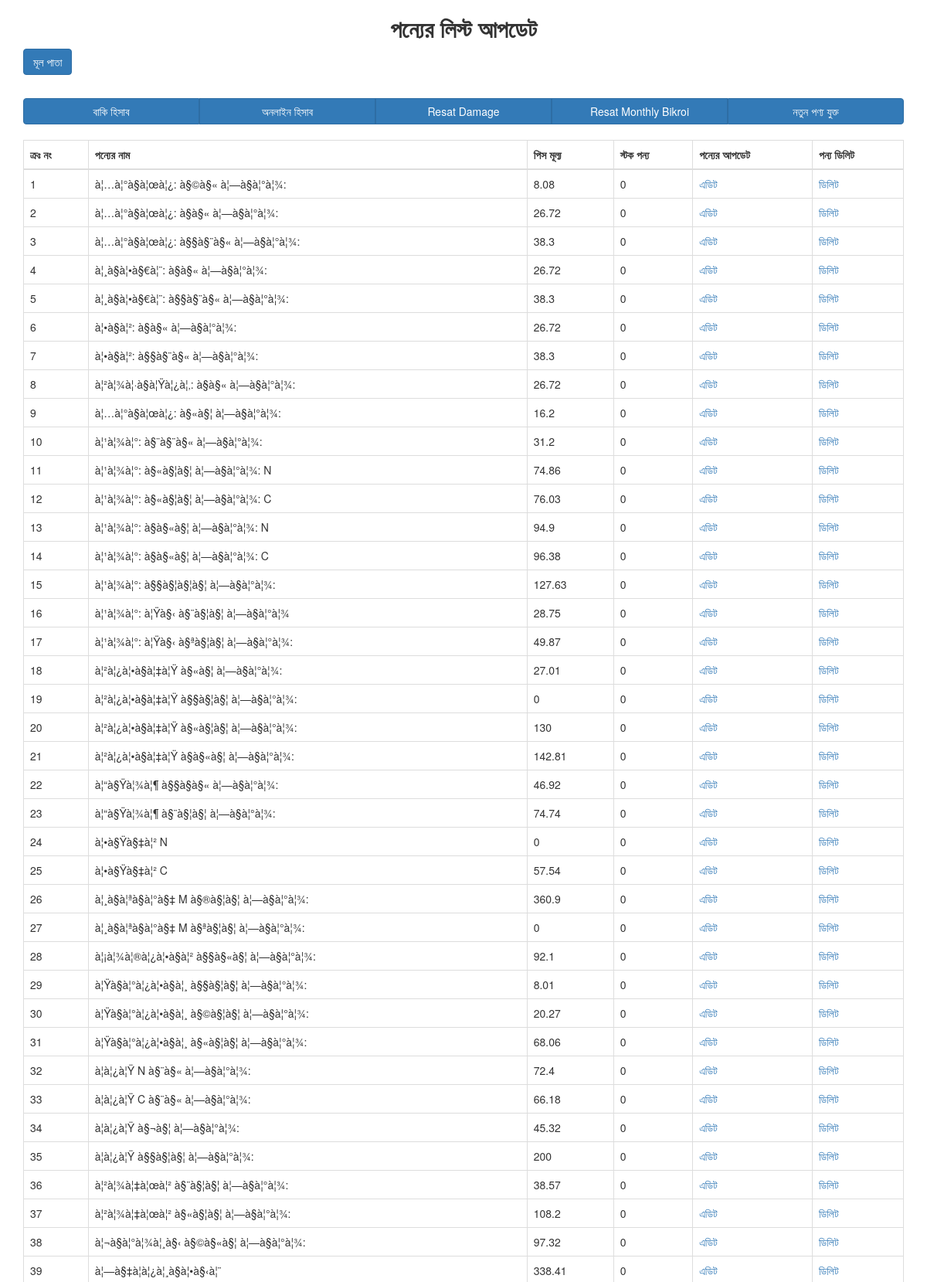
The page /ripon3/ProductListUpdate.php (upper part) on the database its author committed.
### tables this page shows
CREATE TABLE IF NOT EXISTS `product` (
  `id` int(8) unsigned NOT NULL AUTO_INCREMENT,
  `product_name` varchar(255) NOT NULL,
  `out` int(8) NOT NULL DEFAULT '0',
  `return` int(8) NOT NULL DEFAULT '0',
  `everyday_sell` int(10) NOT NULL DEFAULT '0',
  `damage_product` int(10) NOT NULL DEFAULT '0',
  `damage_total_product` int(10) NOT NULL DEFAULT '0',
  `damage_total_value` float NOT NULL DEFAULT '0',
  `unit_price` float NOT NULL DEFAULT '0',
  `current_stock` int(10) NOT NULL DEFAULT '0',
  `current_stock_value` float NOT NULL DEFAULT '0',
  `total_sell_number` int(10) NOT NULL DEFAULT '0',
  `total_sell_value` float NOT NULL DEFAULT '0',
  `company_name` varchar(255) NOT NULL,
  PRIMARY KEY (`id`)
);

### ripon3/ProductListUpdate.php (the view, shortened to what this page needs)
<!DOCTYPE html>
<html lang="en">
<head>
  <link rel="stylesheet" href="bootstrap.min.css">
</head>
<body>
<div class="container">
  <h2><b><center>পন্যের লিস্ট আপডেট</center> </b></h2>
  <p><a href="home.php" class="btn btn-primary">মূল পাতা</a></p>
				  <br>
				  <div class="btn-group btn-group-justified">
					<a href="due_collection.php" class="btn btn-primary">বাকি হিসাব</a>
					<a href="online.php" class="btn btn-primary">অনলাইন হিসাব</a>
					<a href="#" class="btn btn-primary">Resat Damage</a>
					<a href="#" class="btn btn-primary">Resat Monthly Bikroi</a>
					<a href="Addproductfrm.html" class="btn btn-primary">নতুন পণ্য যুক্ত</a>
				  </div>
  <table class="table table-bordered">
    <thead>
      <tr>
		<th>ক্রঃ নং</th>
        <th>পন্যের নাম</th>
        <th>পিস মূল্য</th>
        <th>স্টক পন্য</th>
		<th>পন্যের আপডেট</th>
		<th>পন্য ডিলিট</th>
      </tr>
    </thead>
    <tbody>
 <?php
$conn=mysqli_connect("localhost","root","","ripon3");
$sql = "SELECT id,product_name,unit_price,current_stock FROM product";
$ra=mysqli_query($conn,$sql);
if ($ra->num_rows > 0) {
	$i=1;
    while($row = $ra->fetch_assoc()) {
        echo "<tr>
		<td>".$i."</td>
		<td>".$row['product_name']."</td>
		<td>" .$row['unit_price']."</td>
		<td>" .$row['current_stock']. "</td>";
	  ?>
	 <td><a href="ProductUpdate.php?id=<?php echo  $row["id"] ?>">এডিট</a></td>
	 <td><a href="delete_product.php?id=<?php echo  $row["id"] ?>" onclick="return confirm('Are You sure??');" >ডিলিট</a></td>
	   </tr>
	  <?php
	  $i++;
    }
} else {
    echo "0 results";
}
?>
    </tbody>
  </table>
</div>
</body>
</html>

### rows shown on the page
product: product_name "à¦…à¦°à§à¦œà¦¿: à§©à§« à¦—à§à¦°à¦¾:", unit_price "8.08", current_stock "0"
product: product_name "à¦…à¦°à§à¦œà¦¿: à§­à§« à¦—à§à¦°à¦¾:", unit_price "26.72", current_stock "0"
product: product_name "à¦…à¦°à§à¦œà¦¿: à§§à§¨à§« à¦—à§à¦°à¦¾:", unit_price "38.3", current_stock "0"
product: product_name "à¦¸à§à¦•à§€à¦¨: à§­à§« à¦—à§à¦°à¦¾:", unit_price "26.72", current_stock "0"
product: product_name "à¦¸à§à¦•à§€à¦¨: à§§à§¨à§« à¦—à§à¦°à¦¾:", unit_price "38.3", current_stock "0"
product: product_name "à¦•à§à¦²: à§­à§« à¦—à§à¦°à¦¾:", unit_price "26.72", current_stock "0"
product: product_name "à¦•à§à¦²: à§§à§¨à§« à¦—à§à¦°à¦¾:", unit_price "38.3", current_stock "0"
product: product_name "à¦²à¦¾à¦·à§à¦Ÿà¦¿à¦‚: à§­à§« à¦—à§à¦°à¦¾:", unit_price "26.72", current_stock "0"
product: product_name "à¦…à¦°à§à¦œà¦¿: à§«à§¦ à¦—à§à¦°à¦¾:", unit_price "16.2", current_stock "0"
product: product_name "à¦¹à¦¾à¦°: à§¨à§¨à§« à¦—à§à¦°à¦¾:", unit_price "31.2", current_stock "0"
product: product_name "à¦¹à¦¾à¦°: à§«à§¦à§¦ à¦—à§à¦°à¦¾: N", unit_price "74.86", current_stock "0"
product: product_name "à¦¹à¦¾à¦°: à§«à§¦à§¦ à¦—à§à¦°à¦¾: C", unit_price "76.03", current_stock "0"
product: product_name "à¦¹à¦¾à¦°: à§­à§«à§¦ à¦—à§à¦°à¦¾: N", unit_price "94.9", current_stock "0"
product: product_name "à¦¹à¦¾à¦°: à§­à§«à§¦ à¦—à§à¦°à¦¾: C", unit_price "96.38", current_stock "0"
product: product_name "à¦¹à¦¾à¦°: à§§à§¦à§¦à§¦ à¦—à§à¦°à¦¾:", unit_price "127.63", current_stock "0"
product: product_name "à¦¹à¦¾à¦°: à¦Ÿà§‹ à§¨à§¦à§¦ à¦—à§à¦°à¦¾", unit_price "28.75", current_stock "0"
product: product_name "à¦¹à¦¾à¦°: à¦Ÿà§‹ à§ªà§¦à§¦ à¦—à§à¦°à¦¾:", unit_price "49.87", current_stock "0"
product: product_name "à¦²à¦¿à¦•à§à¦‡à¦Ÿ à§«à§¦ à¦—à§à¦°à¦¾:", unit_price "27.01", current_stock "0"
product: product_name "à¦²à¦¿à¦•à§à¦‡à¦Ÿ à§§à§¦à§¦ à¦—à§à¦°à¦¾:", unit_price "0", current_stock "0"
product: product_name "à¦²à¦¿à¦•à§à¦‡à¦Ÿ à§«à§¦à§¦ à¦—à§à¦°à¦¾:", unit_price "130", current_stock "0"
product: product_name "à¦²à¦¿à¦•à§à¦‡à¦Ÿ à§­à§«à§¦ à¦—à§à¦°à¦¾:", unit_price "142.81", current_stock "0"
product: product_name "à¦“à§Ÿà¦¾à¦¶ à§§à§­à§« à¦—à§à¦°à¦¾:", unit_price "46.92", current_stock "0"
product: product_name "à¦“à§Ÿà¦¾à¦¶ à§¨à§¦à§¦ à¦—à§à¦°à¦¾:", unit_price "74.74", current_stock "0"
product: product_name "à¦•à§Ÿà§‡à¦² N", unit_price "0", current_stock "0"
product: product_name "à¦•à§Ÿà§‡à¦² C", unit_price "57.54", current_stock "0"
product: product_name "à¦¸à§à¦ªà§à¦°à§‡ M à§®à§¦à§¦ à¦—à§à¦°à¦¾:", unit_price "360.9", current_stock "0"
product: product_name "à¦¸à§à¦ªà§à¦°à§‡ M à§ªà§¦à§¦ à¦—à§à¦°à¦¾:", unit_price "0", current_stock "0"
product: product_name "à¦¡à¦¾à¦®à¦¿à¦•à§à¦² à§§à§«à§¦ à¦—à§à¦°à¦¾:", unit_price "92.1", current_stock "0"
product: product_name "à¦Ÿà§à¦°à¦¿à¦•à§à¦¸ à§§à§¦à§¦ à¦—à§à¦°à¦¾:", unit_price "8.01", current_stock "0"
product: product_name "à¦Ÿà§à¦°à¦¿à¦•à§à¦¸ à§©à§¦à§¦ à¦—à§à¦°à¦¾:", unit_price "20.27", current_stock "0"
product: product_name "à¦Ÿà§à¦°à¦¿à¦•à§à¦¸ à§«à§¦à§¦ à¦—à§à¦°à¦¾:", unit_price "68.06", current_stock "0"
product: product_name "à¦­à¦¿à¦Ÿ N à§¨à§« à¦—à§à¦°à¦¾:", unit_price "72.4", current_stock "0"
product: product_name "à¦­à¦¿à¦Ÿ C à§¨à§« à¦—à§à¦°à¦¾:", unit_price "66.18", current_stock "0"
product: product_name "à¦­à¦¿à¦Ÿ à§¬à§¦ à¦—à§à¦°à¦¾:", unit_price "45.32", current_stock "0"
product: product_name "à¦­à¦¿à¦Ÿ à§§à§¦à§¦ à¦—à§à¦°à¦¾:", unit_price "200", current_stock "0"
product: product_name "à¦²à¦¾à¦‡à¦œà¦² à§¨à§¦à§¦ à¦—à§à¦°à¦¾:", unit_price "38.57", current_stock "0"
product: product_name "à¦²à¦¾à¦‡à¦œà¦² à§«à§¦à§¦ à¦—à§à¦°à¦¾:", unit_price "108.2", current_stock "0"
product: product_name "à¦¬à§à¦°à¦¾à¦¸à§‹ à§©à§«à§¦ à¦—à§à¦°à¦¾:", unit_price "97.32", current_stock "0"
product: product_name "à¦—à§‡à¦­à¦¿à¦¸à§à¦•à§‹à¦¨", unit_price "338.41", current_stock "0"
